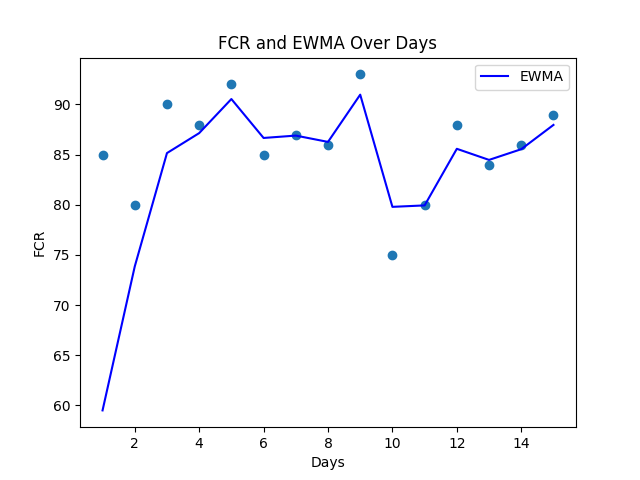

This figure's Python source:
import numpy as np
import pandas as pd
import matplotlib.pyplot as plt

constanta = 0.3

temp = [85, 80, 90, 88, 92, 85, 87, 86, 93, 75, 80, 88, 84, 86, 89]  
ewma_values = []
point = 0

for t in temp:
	point = constanta * point + ((1 - constanta) * t)
	print(point) 
	ewma_values.append(point)

x_coordinates = list(range(1, len(temp) + 1))
plt.scatter(x_coordinates, temp)
plt.plot(x_coordinates, ewma_values, 'b-', label='EWMA')
plt.xlabel('Days')
plt.ylabel('FCR')
plt.title('FCR and EWMA Over Days')
plt.legend()
plt.savefig('EWMA.png')
